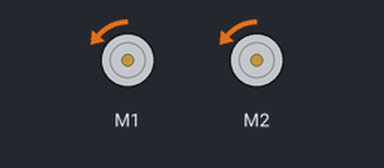
Bench run of a sketch on a simulated Arduino Uno, built with avr-gcc and run on an emulated ATmega328P. Shown: 2 × DC motor (green arrow = forward, orange = backward, longer = faster). What the sketch prints to the serial monitor is not drawn.

Above: at 0.1 s.
Timing chart, 0 to 1.6 s (numbered marks = the images above):
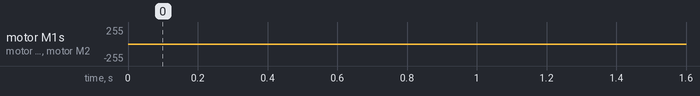

The sketch:

Robot_Tank_Gen_2.ino
```cpp
#include <Wire.h>
#include <Adafruit_MotorShield.h>
#include "utility/Adafruit_MS_PWMServoDriver.h" //stuff to run the motors
#include <PS2X_lib.h>  //backend stuff to detect the controller, can be downloaded fram this site: http://www.billporter.info/2010/06/05/playstation-2-controller-arduino-library-v1-0/

PS2X ps2x; // create PS2 Controller Class

int error = 0; //defining different variables for use later
byte type = 0;
byte vibrate = 0;


Adafruit_MotorShield AFMS = Adafruit_MotorShield(); //defining motor shield
Adafruit_DCMotor *myMotor = AFMS.getMotor(1); //defining motors
Adafruit_DCMotor *myOtherMotor = AFMS.getMotor(2);

int turn = 255;
int JoyL = 0;
int JoyR = 0;


void setup() {
  // put your setup code here, to run once:
  Serial.begin(57600);
  error = ps2x.config_gamepad(13, 11, 10, 12, true, true); //setup pins and settings:  GamePad(clock (blue), command (orange), attention (yellow), data (pink)) check for error
  AFMS.begin(); //telling the motor shield to start
  Serial.println("motor shield activated");

  if (error == 0) { //the serial monitor output if the gamepad was found
    Serial.println("Found Controller, configured successful");
  }

  else if (error == 1) //serial monitor output if the controller isn't found, which would set the error variable to '1'
    Serial.println("No controller found, check wiring, see readme.txt to enable debug. visit www.billporter.info for troubleshooting tips");

  else if (error == 2) //serial monitor output if the controller is not working properly, which would set the error variable to '2'
    Serial.println("Controller found but not accepting commands. see readme.txt to enable debug. Visit www.billporter.info for troubleshooting tips");

  else if (error == 3) //serial monitor output if the controller can't detect pressure, error variable '3'
    Serial.println("Controller refusing to enter Pressures mode, may not support it. ");

  //Serial.print(ps2x.Analog(1), HEX);

  type = ps2x.readType(); //naming different types
  switch (type) {
    case 0:
      Serial.println("Unknown Controller type");
      break;
    case 1:
      Serial.println("DualShock Controller Found");
      break;
    case 2:
      Serial.println("GuitarHero Controller Found");
      break;
  }
  //error = 0;
  //type = 1;

}


void loop() {
  // put your main code here, to run repeatedly:

  JoyL = map((ps2x.Analog(PSS_LY)), 0, 255, turn, -turn);
  JoyR = map((ps2x.Analog(PSS_RY)), 0, 255, turn, -turn);


  if (error == 1) //skip loop if no controller found
    return;

  else { //DualShock Controller

    ps2x.read_gamepad(false, vibrate);          //read controller and set large motor to spin at 'vibrate' speed


 if (JoyL > 0) {        //detect when the left joystick is pushed and set the speed to the joystick position
      Serial.print("Left Joystick in this position: ");
      Serial.println(JoyL);
      myMotor->run(FORWARD);
      myMotor->setSpeed(JoyL);
    }

  if (JoyL < 0) {        //detect when the left joystick is pushed and set the speed to the joystick position
      Serial.print("Left Joystick in this position: ");
      Serial.println(JoyL);
      myMotor->run(BACKWARD);
      myMotor->setSpeed(-JoyL);
    }

  if (JoyR > 0) {        //detect when the left joystick is pushed and set the speed to the joystick position
      Serial.print("Right Joystick in this position: ");
      Serial.println(JoyR);
      myOtherMotor->run(FORWARD);
      myOtherMotor->setSpeed(JoyR);
    }

  if (JoyR < 0) {        //detect when the left joystick is pushed and set the speed to the joystick position
      Serial.print("Right Joystick in this position: ");
      Serial.println(JoyR);
      myOtherMotor->run(BACKWARD);
      myOtherMotor->setSpeed(-JoyR);
    }


    vibrate = ps2x.Analog(PSAB_R1);        //this will set the large motor vibrate speed based on
    //how hard you press R1

  }
  delay(50);

}
```

Measured:
- by itself, motor M1, motor M2: stopped → backward 1/255 at 0.02 s
